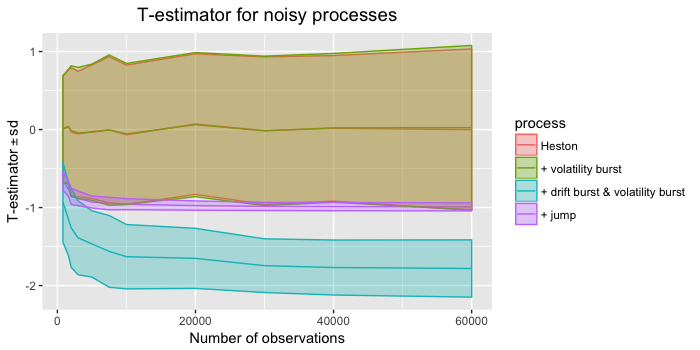

Generate this figure with R:
library(ggplot2)
library(latex2exp)
setwd(Sys.getenv("masters-thesis"))
source("Simulation/Heston.R")
source("Simulation/Bursts.R")
source("Simulation/Jumps.R")
source("Estimation/pre-average.R")
source("Estimation/estimates_reloaded.R")

#seed
set.seed(100)

#################### PARAMETERS THAT DON'T CHANGE ####################
omega2 <- 2.64*10^(-10) #What Mathias wrote
omega <- sqrt(omega2)
K2 <- 0.5

#Burst settings
alpha <- 0.8
beta <- 0.1
c_1 <- (1-alpha)*0.005/(10/(60*24*7*52))^(1-alpha)
c_2 <- sqrt((1-2*beta)*0.001^2/(10/(60*24*7*52))^(1-2*beta))


#Constants regarding pre-avg kernel
psi_1 <- 1/4 #int(g)
psi_2 <- 1/12 #int(g^2)
psi_3 <- 1 #int(g'(x)^2)


#################### PARAMETERS CHANGING WITH N ####################
n_list <- c(800, 1600, 2000, 3000, 5000, 7500, 10000, 20000, 30000, 40000, 60000)

#Initialize list with 5 mean, lower and upper for later plot

#Initialize list with 5 mean, lower and upper for later plot
n_processes <- 4

all_plot_data <- vector("list", n_processes)
for (i in 1:n_processes) {
  all_plot_data[[i]]$means <- numeric(length = length(n_list))
  all_plot_data[[i]]$lower <- all_plot_data[[i]]$means
  all_plot_data[[i]]$upper <- all_plot_data[[i]]$means
}

#################### LOOP OVER N ####################
p0 <- Sys.time()
for (my_n in 1:length(n_list)) {
  print(my_n)
  #my_n <- 5
  #my_n <- length(n_list)
  mat <- 6.5/(24*7*52)#*52*7*24*60*60 #In years
  n <- n_list[my_n]
  dt <- mat/n #In years
  theta_1 <- 10^(-1)
  k_n <- ceiling(theta_1*n^(1/2)) #It shouldn't become zero, therefore 'ceiling'
  #hd <- 2*10^3*n^(-1/4) #If miliseconds
  theta_2 <- 10^(-1)
  hd <- mat*theta_2*n^(-1/3) #If years
  
  #Check they are reasonable
  #n/k_n #We shouldn't use to many in pre-avg
  #hd/(k_n*dt) #We should have enough pre-avg within bandwidth
  
  #The index where i calculate T
  desired_index <- ceiling((n+1)/2) + k_n-1 #burst time + k_n - 1
  
  
  ############ Simulation #########
  Npath <- 400
  settings <- sim.setup(mat=mat, Npath = Npath, Nsteps = n, omega = omega) #6.5 hours
  Heston <- sim.heston(settings)
  Heston_vb <- sim.addvb(Heston,burst_time = 0.5, interval_length = 0.05, c_2 = c_2, beta = beta, reverse = F, recenter = F)
  Heston_vbdb <- sim.adddb(Heston_vb, burst_time=0.5,interval_length=0.05, c_1 = c_1, alpha = alpha, reverse = F)
  Heston_jump <- sim.addjump(Heston, burst_time = 0.5, interval_length = 0.05, c_1 = c_1, alpha = alpha)

  #All paths
  all_paths <- list(Heston, Heston_vb, Heston_vbdb, Heston_jump)

  for (j in 1:length(all_paths)) {
    #j <- 1
    path <- all_paths[[j]]

    #We need to transpose Y for dy to work properly
    path$Y <- t(diff(t(as.matrix(path$Y))))
    
    #Calculate T-hat
    mu_hat <- 1/(psi_1*k_n)*est.mu.pre_avg.mat.2.0(data = path,hd,k_n)$mu[,desired_index]
    sigma_hat2_biased <- 1/(psi_2*k_n)*est.sigma.pre_avg.mat.2.0(data = path,hv = hd,k_n)$sig[,desired_index]
    bias_term <- psi_3*K2/(psi_2*theta_1^2*mat) * omega^2
    sigma_hat2 <- sigma_hat2_biased - bias_term
    T_hat <- sqrt(hd) * mu_hat / sqrt(sigma_hat2)
  
    T_hat_clean <- na.omit(T_hat) #There MIGHT be negtive sigma-hat but it is highly unlikely
    
    ######## SAVE MEAN AND VARIANCE FOR PLOT #######
    all_plot_data[[j]]$means[my_n] <- mean(T_hat_clean)
    all_plot_data[[j]]$lower[my_n] <- all_plot_data[[j]]$means[my_n] - sqrt(var(T_hat_clean))
    all_plot_data[[j]]$upper[my_n] <- all_plot_data[[j]]$means[my_n] + sqrt(var(T_hat_clean))
  }
}
print(Sys.time()-p0)

#################### PLOT ####################
#Re-shape to data.frame(x, lower, mean, upper, farve)

#Create numbers for colors
all_plot_data[[1]]$process <- rep("Heston", length(all_plot_data[[1]]$mean))
all_plot_data[[2]]$process <- rep("+ volatility burst", length(all_plot_data[[2]]$mean))
all_plot_data[[3]]$process <- rep("+ drift burst & volatility burst", length(all_plot_data[[3]]$mean))
all_plot_data[[4]]$process <- rep("+ jump", length(all_plot_data[[4]]$mean))


#Create a single data_frame
plot_data_frame <- data.frame(n = n_list ,
                              lower= all_plot_data[[1]]$lower,
                              mean= all_plot_data[[1]]$mean,
                              upper= all_plot_data[[1]]$upper,
                              process= all_plot_data[[1]]$process)

for (i in 2:length(all_plot_data)){
  new_data_frame <- data.frame(n = n_list,
                               lower= all_plot_data[[i]]$lower,
                               mean= all_plot_data[[i]]$mean,
                               upper= all_plot_data[[i]]$upper,
                               process= all_plot_data[[i]]$process)
  plot_data_frame <- rbind(plot_data_frame,new_data_frame)
}

##### PLOT #####
ggplot(plot_data_frame, aes(n, mean, color = process)) +
  geom_line() +
  geom_ribbon(aes(ymin = lower, ymax = upper, fill = process), alpha = 0.3) +
  xlab("Number of observations") + ylab(TeX('$ T-estimator \\pm sd$')) +
  ggtitle("T-estimator for noisy processes") +
  theme(plot.title = element_text(hjust = 0.5, size = 14))

#Save dataframe for later
save(plot_data_frame, file="Figures2/Saved_data_for_plots/06p2_T_with_noise2.Rda")

print(Sys.time()-p0) #approx 10 min with max(n) = 60k and npaths = 500
